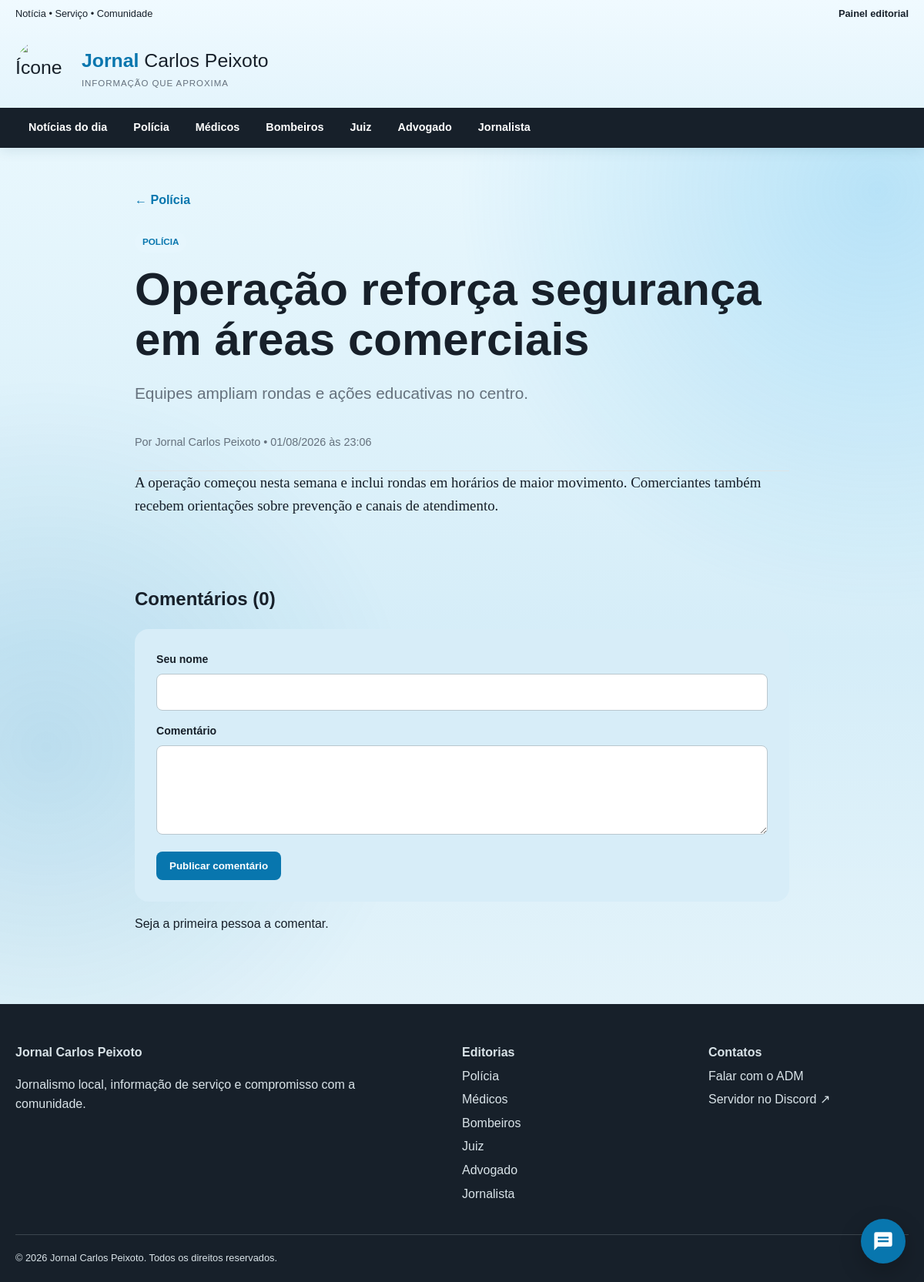
The page /noticia/2 on the database its author committed.
### app.py (models this page shows)
class News(db.Model):
    __tablename__ = "news"
    id = db.Column(db.Integer, primary_key=True)
    title = db.Column(db.String(180), nullable=False)
    summary = db.Column(db.String(350), nullable=False)
    content = db.Column(db.Text, nullable=False)
    category = db.Column(db.String(40), nullable=False, index=True)
    source_name = db.Column(db.String(120))
    source_image_mimetype = db.Column(db.String(80))
    source_image_data = db.Column(db.LargeBinary)
    image = db.Column(db.String(255))
    image_mimetype = db.Column(db.String(80))
    image_data = db.Column(db.LargeBinary)
    featured = db.Column(db.Boolean, nullable=False, default=False)
    created_at = db.Column(db.DateTime(timezone=True), nullable=False, default=utc_now)
    updated_at = db.Column(db.DateTime(timezone=True), nullable=False, default=utc_now, onupdate=utc_now)
    comments = db.relationship("Comment", back_populates="article", cascade="all, delete-orphan")

### app.py (the view, shortened to what this page needs)
@app.route("/noticia/<int:news_id>", methods=["GET", "POST"])
def news_detail(news_id):
    article = db.get_or_404(News, news_id)
    comments = db.session.execute(db.select(Comment).where(Comment.news_id == news_id).order_by(Comment.created_at.desc())).scalars().all()
    return render_template("news_detail.html", article=article, comments=comments)

### app.py (called while the page is built)
@app.context_processor
def globals_for_templates():
    return {
        "categories": CATEGORIES,
        "category_links": [{"name": name, "slug": CATEGORY_TO_SLUG[name]} for name in CATEGORIES],
        "category_slug": CATEGORY_TO_SLUG,
        "current_year": datetime.now().year,
    }

@app.template_filter("datetime_br")
def datetime_br(value):
    if not value:
        return "Sem atualização"
    if isinstance(value, str):
        try:
            value = datetime.fromisoformat(value)
        except ValueError:
            return value
    if value.tzinfo is None:
        value = value.replace(tzinfo=timezone.utc)
    return value.astimezone(BAHIA_TIMEZONE).strftime("%d/%m/%Y às %H:%M")

### templates/news_detail.html (shortened to what this page needs)
{% extends 'base.html' %}
{% block content %}
<article class="article container">
  <a class="back" href="{{ url_for('category', slug=category_slug[article.category]) }}">← {{ article.category }}</a>
  <span class="tag">{{ article.category }}</span>
  <h1>{{ article.title }}</h1>
  <p class="deck">{{ article.summary }}</p>
  <div class="byline">Por Jornal Carlos Peixoto • {{ article.created_at|datetime_br }}</div>
  <div class="article-body">
    {% for paragraph in article.content.split('\n') %}
      {% if paragraph %}<p>{{ paragraph }}</p>{% endif %}
    {% endfor %}
  </div>
</article>
<section id="comentarios" class="comments container">
  <h2>Comentários ({{ comments|length }})</h2>
  <form method="post" class="comment-form">
    <label>Seu nome<input name="author" maxlength="80" required></label>
    <label>Comentário<textarea name="content" maxlength="1000" rows="4" required></textarea></label>
    <button class="button" type="submit">Publicar comentário</button>
  </form>
  <div class="comment-list">
    {% for comment in comments %}
    <article>
      <strong>{{ comment.author }}</strong>
      <time>{{ comment.created_at|datetime_br }}</time>
      <p>{{ comment.content }}</p>
    </article>
    {% else %}
    <p>Seja a primeira pessoa a comentar.</p>
    {% endfor %}
  </div>
</section>
{% endblock %}

### static/css/style.css (style rules this page uses)
:root { --blue:#2da9e8;--blue-dark:#0876ae;--ink:#17202a;--muted:#65717d;--paper:#fbf7ed;--line:#dce4e8;--white:#fff;--red:#c43d3d;--radius:18px;--shadow:0 14px 40px rgba(19,53,71,.10) }
* { box-sizing:border-box }
html { scroll-behavior:smooth }
body { margin:0;color:var(--ink);font-family:Arial,Helvetica,sans-serif;line-height:1.6;background:#fff }
a { color:inherit;text-decoration:none }
.container { width:min(1160px,calc(100% - 32px));margin:auto }
.tag { display:inline-block;color:var(--blue-dark);background:#e6f6fd;padding:4px 10px;border-radius:999px;font-size:.73rem;font-weight:bold;text-transform:uppercase }
.article { max-width:850px;padding-top:55px }
.back { display:block;margin-bottom:28px;color:var(--blue-dark);font-weight:bold }
.article h1 { font-size:clamp(2.3rem,5vw,4rem);line-height:1.08;margin:16px 0 }
.deck { font-size:1.3rem;color:var(--muted) }
.byline { border-bottom:1px solid var(--line);padding:15px 0 25px;color:var(--muted);font-size:.9rem }
.article-body { font-family:Georgia,serif;font-size:1.18rem }
.article-body p { margin:0 0 1.4em }
.comments { max-width:850px;padding:40px 0 75px }
.comment-form,.panel { background:var(--paper);padding:28px;border-radius:var(--radius) }
label { display:block;font-weight:bold;font-size:.88rem }
input,textarea,select { width:100%;margin-top:7px;border:1px solid #b9c7ce;border-radius:8px;padding:12px;font:inherit;background:#fff }
textarea { resize:vertical }
.comment-form label+label { margin-top:15px }
.button { display:inline-block;border:0;border-radius:8px;padding:11px 17px;background:var(--blue-dark);color:#fff;font-weight:bold;cursor:pointer;margin-top:16px }

### static/css/theme.css (style rules this page uses)
:root { --site-background: #d5edf8; --site-background-light: #e8f7fd; --paper: #cfeaf7; }
body { background: var(--site-background); }
.panel, .comment-form, .chat-form, .category-admin-card { background: #d7edf8; }

### rows shown on the page
News: category "Polícia", category "POLÍCIA", title "Operação reforça segurança em áreas comerciais", summary "Equipes ampliam rondas e ações educativas no centro.", created_at "01/08/2026 às 23:06", content "A operação começou nesta semana e inclui rondas em horários de maior movimento. Comerciantes também recebem orientações sobre prevenção e canais de atendimento."

### other values the page prints
{{ item.name }} "Polícia" "Médicos" "Bombeiros" "Juiz" "Advogado" "Jornalista"
{{ comments|length }} "0"
